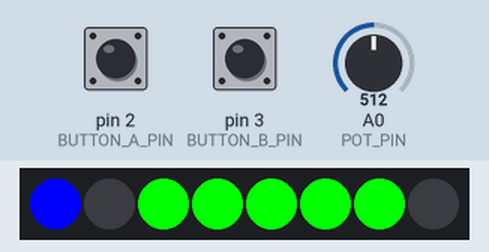
A sketch run on a simulated Arduino Leonardo, built with avr-gcc and run on an emulated ATmega32U4. On the bench: 8 RGB LEDs in strip order, left to right. Inputs (shaded band) come from the test bench; at power-on: pin 2 (BUTTON_A_PIN) HIGH, pin 3 (BUTTON_B_PIN) HIGH, A0 (POT_PIN) = 512. MIDI output is not drawn.

Above: at 3.2 s.
3.3 s: pin 2 (BUTTON_A_PIN) pulled LOW for 1 s
At 4.8 s:
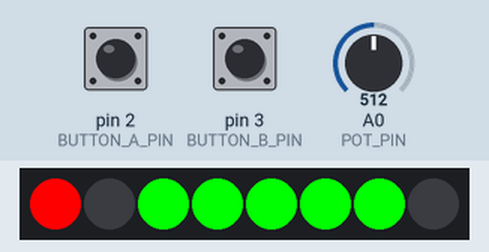
5.8 s: pin 3 (BUTTON_B_PIN) pulled LOW for 0.15 s
At 6.8 s:
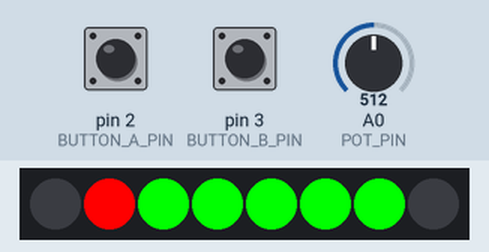
7.4 s: pin 3 (BUTTON_B_PIN) pulled LOW for 1 s
At 9.2 s:
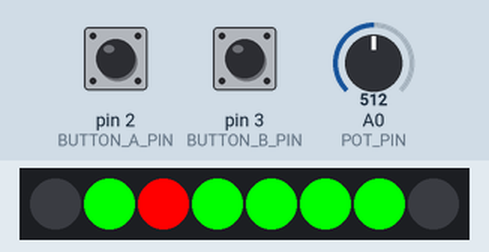
9.9 s: pin 2 (BUTTON_A_PIN) pulled LOW for 1 s
At 11.0 s:
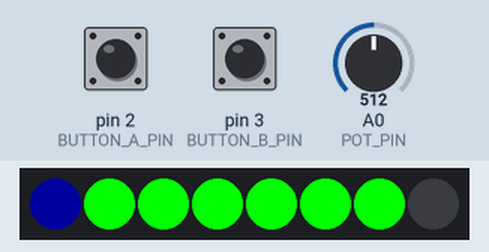
Timing chart, 0 to 12.9 s (numbered marks = the images above; inputs shaded):
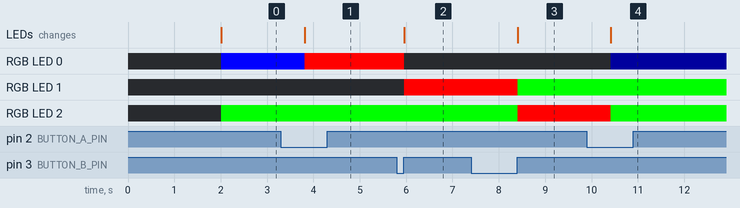

The sketch:

5-advanced-sequencer.ino
```cpp
/*
  MIDI Step Sequencer - Beginner-Friendly USB MIDI Controller

  USER INTERFACE OVERVIEW:

  - Button A (Mode & Play Toggle):
    * Short press: Start/Stop playback (only in Play Mode)
    * Long press: Toggle between Note Input Mode and Play Mode

  - Button B (Step Entry):
    * In Note Input Mode:
      - Long press: Preview note from potentiometer and store on release
      - Short press: Insert a rest and advance to next step
    * In Play Mode (when stopped):
      - Short press: Manually advance one step and play that note

  - Potentiometer (A0):
    * In Input Mode: Select pitch for current step
    * In Play Mode: Sets the tempo (BPM)

  - NeoPixel Strip (8 LEDs):
    * Blue: Current step in input mode
    * Red: Current step while playing
    * Dim Red: Current step is a rest
    * Green: Step contains a note
    * Off: Step is a rest and not selected
*/

#include <USB-MIDI.h>
#include <Bounce2.h>
#include <ResponsiveAnalogRead.h>
#include <Adafruit_NeoPixel.h>

// -------------------------
// Configuration Constants
// -------------------------

// LED Colors
#define COLOR_NOTE pixels.Color(0, 255, 0)
#define COLOR_PLAYHEAD pixels.Color(0, 0, 255)  // Blue for playback
#define COLOR_INPUT_CURSOR pixels.Color(255, 0, 0) // Red for input step
#define COLOR_DIM_PLAYHEAD pixels.Color(0, 0, 30)  // Dim blue for rest playhead
#define COLOR_OFF 0
// -------------------------

USBMIDI_CREATE_DEFAULT_INSTANCE();

#define BUTTON_A_PIN 2
#define BUTTON_B_PIN 3
#define POT_PIN A0
#define LED_PIN 6
#define NUM_STEPS 8
#define VELOCITY 100
#define CHANNEL 1

const int LOW_NOTE = 36;
const int HIGH_NOTE = 60;
const int LOW_BPM = 60;
const int HIGH_BPM = 180;

// -------------------------
// State Variables
// -------------------------

Bounce buttonA = Bounce();
Bounce buttonB = Bounce();
ResponsiveAnalogRead tempoPot(POT_PIN, true);
Adafruit_NeoPixel pixels(NUM_STEPS, LED_PIN, NEO_GRB + NEO_KHZ800);

byte noteSequence[NUM_STEPS] = {36, 0, 38, 43, 36, 41, 38, 0};
byte currentStep = 0;
byte playHead = 0;
bool playing = false;
bool inInputMode = false;

unsigned long lastStepTime = 0;
unsigned long buttonAPressTime = 0;
bool buttonAHeld = false;
unsigned long noteOnTime = 0;
byte lastNote = 0;
byte previewNote = 0;
bool previewing = false;

// -------------------------
// Setup
// -------------------------

void setup() {
  MIDI.begin();
  delay(2000);
  pinMode(BUTTON_A_PIN, INPUT_PULLUP);
  pinMode(BUTTON_B_PIN, INPUT_PULLUP);
  buttonA.attach(BUTTON_A_PIN);
  buttonB.attach(BUTTON_B_PIN);
  buttonA.interval(5);
  buttonB.interval(5);
  pixels.begin();
  pixels.show();
  clearAllNotes();
  previewNote = map(analogRead(POT_PIN), 0, 1023, LOW_NOTE, HIGH_NOTE);
}

// -------------------------
// Main Loop
// -------------------------

void loop() {
  buttonA.update();
  buttonB.update();
  tempoPot.update();

  int stepInterval = getStepInterval();

  handleButtonA();
  if (inInputMode) handleInputMode();
  else handlePlayMode(stepInterval);

  if (playing && millis() - lastStepTime >= stepInterval) {
    lastStepTime = millis();
    advanceStep();
  }

  checkNoteOffTimeout(stepInterval);
  updateLEDs();
}

// -------------------------
// Input Mode Logic
// -------------------------

void handleInputMode() {
  static unsigned long pressStartTime = 0;
  const unsigned long longPressThreshold = 250; // ms

  if (buttonB.fell()) {
    pressStartTime = millis();
    previewing = false;
    previewNote = 0; // reset preview note
  }

  if (buttonB.read() == LOW && (millis() - pressStartTime > longPressThreshold)) {
    byte note = map(analogRead(POT_PIN), 0, 1023, LOW_NOTE, HIGH_NOTE);
    if (!previewing || note != previewNote) {
      if (previewNote > 0) MIDI.sendNoteOff(previewNote, 0, CHANNEL);
      MIDI.sendNoteOn(note, VELOCITY, CHANNEL);
      previewNote = note;
      previewing = true;
    }
  }

  if (buttonB.rose()) {
    if (millis() - pressStartTime > longPressThreshold && previewNote > 0) {
      MIDI.sendNoteOff(previewNote, 0, CHANNEL);
      noteSequence[currentStep] = previewNote;
    } else {
      noteSequence[currentStep] = 0; // short press = rest
    }
    previewNote = 0;
    previewing = false;
    currentStep = (currentStep + 1) % NUM_STEPS;
  }
}

// -------------------------
// Play Mode Logic
// -------------------------

void handlePlayMode(int stepInterval) {
  if (!playing && buttonB.fell()) {
    advanceStep();
  }
}

// -------------------------
// Handle Button A (mode/play toggle)
// -------------------------

void handleButtonA() {
  if (buttonA.fell()) {
    buttonAPressTime = millis();
    buttonAHeld = false;
  }
  if (buttonA.read() == LOW && !buttonAHeld && millis() - buttonAPressTime > 500) {
    inInputMode = !inInputMode;
    playing = false;
    currentStep = 0;
    clearAllNotes();
    buttonAHeld = true;
  }
  if (buttonA.rose() && !buttonAHeld) {
    if (!inInputMode) {
      playing = !playing;
      if (!playing) clearAllNotes();
      playHead = 0;
    }
  }
}

// -------------------------
// Advance Step
// -------------------------

void advanceStep() {
  if (lastNote > 0) {
    MIDI.sendNoteOff(lastNote, 0, CHANNEL);
    lastNote = 0;
  }
  playHead = (playHead + 1) % NUM_STEPS;
  byte currentNote = noteSequence[playHead];
  if (currentNote > 0) {
    MIDI.sendNoteOn(currentNote, VELOCITY, CHANNEL);
    lastNote = currentNote;
    noteOnTime = millis();
  }
}

// -------------------------
// Step Timing Based on Pot
// -------------------------

int getStepInterval() {
  int bpm = map(analogRead(POT_PIN), 0, 1023, LOW_BPM, HIGH_BPM);
  return 60000 / (bpm * 2);
}

// -------------------------
// LED Feedback
// -------------------------

void updateLEDs() {
  for (int i = 0; i < NUM_STEPS; i++) {
    if (!inInputMode && i == playHead) {
      pixels.setPixelColor(i, noteSequence[i] != 0 ? COLOR_PLAYHEAD : COLOR_DIM_PLAYHEAD);
    } else if (inInputMode && i == currentStep) {
      pixels.setPixelColor(i, COLOR_INPUT_CURSOR);
    } else if (noteSequence[i] != 0) {
      pixels.setPixelColor(i, COLOR_NOTE);
    } else {
      pixels.setPixelColor(i, COLOR_OFF);
    }
  }
  pixels.show();
}

// -------------------------
// MIDI Cleanup
// -------------------------

void clearAllNotes() {
  for (int i = 0; i < 128; i++) {
    MIDI.sendNoteOff(i, 0, CHANNEL);
  }
}

// -------------------------
// Auto Note-Off Timeout
// -------------------------

void checkNoteOffTimeout(int stepInterval) {
  if (!playing && !inInputMode && lastNote > 0) {
    int holdTime = stepInterval * 0.8;
    if (millis() - noteOnTime > holdTime) {
      MIDI.sendNoteOff(lastNote, 0, CHANNEL);
      lastNote = 0;
    }
  }
}
```

Measured:
- after the input at 3.3 s, RGB LED 0: RGB(0, 0, 255) → RGB(255, 0, 0) after 0.51 s; the LEDs: change after 0.51 s (image 1)
- after the input at 5.8 s, RGB LED 0: RGB(255, 0, 0) → off after 0.16 s; RGB LED 1: off → RGB(255, 0, 0) after 0.16 s; the LEDs: change after 0.16 s (image 2)
- after the input at 7.4 s, RGB LED 1: RGB(255, 0, 0) → RGB(0, 255, 0) after 1.0 s; RGB LED 2: RGB(0, 255, 0) → RGB(255, 0, 0) after 1.0 s; the LEDs: change after 1.0 s (image 3)
- after the input at 9.9 s, RGB LED 0: off → RGB(0, 0, 30) after 0.51 s; RGB LED 2: RGB(255, 0, 0) → RGB(0, 255, 0) after 0.51 s; the LEDs: change after 0.51 s (image 4)
